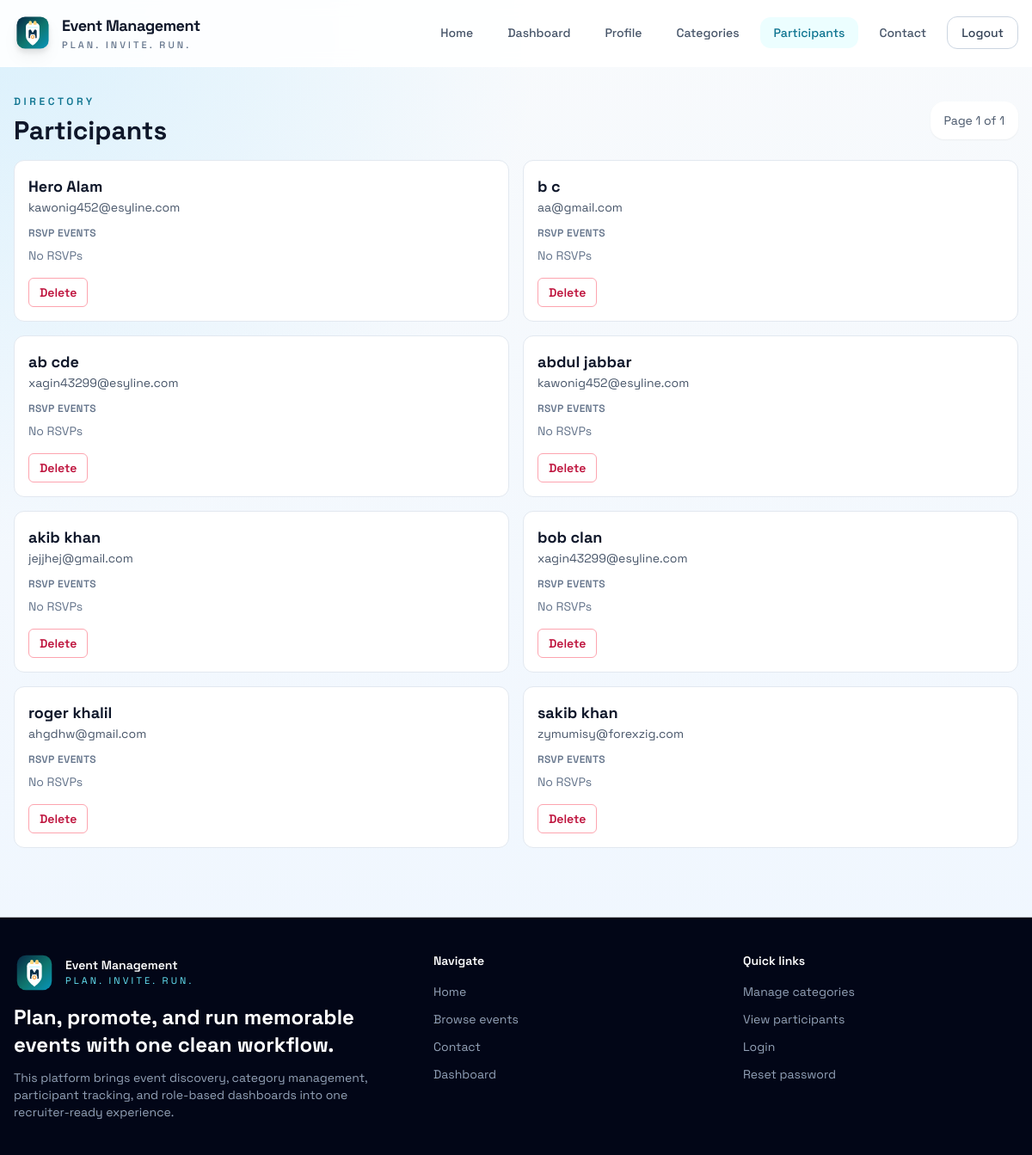
/users/participants/?page=2 (signed in), run on an earlier commit of the app's database.
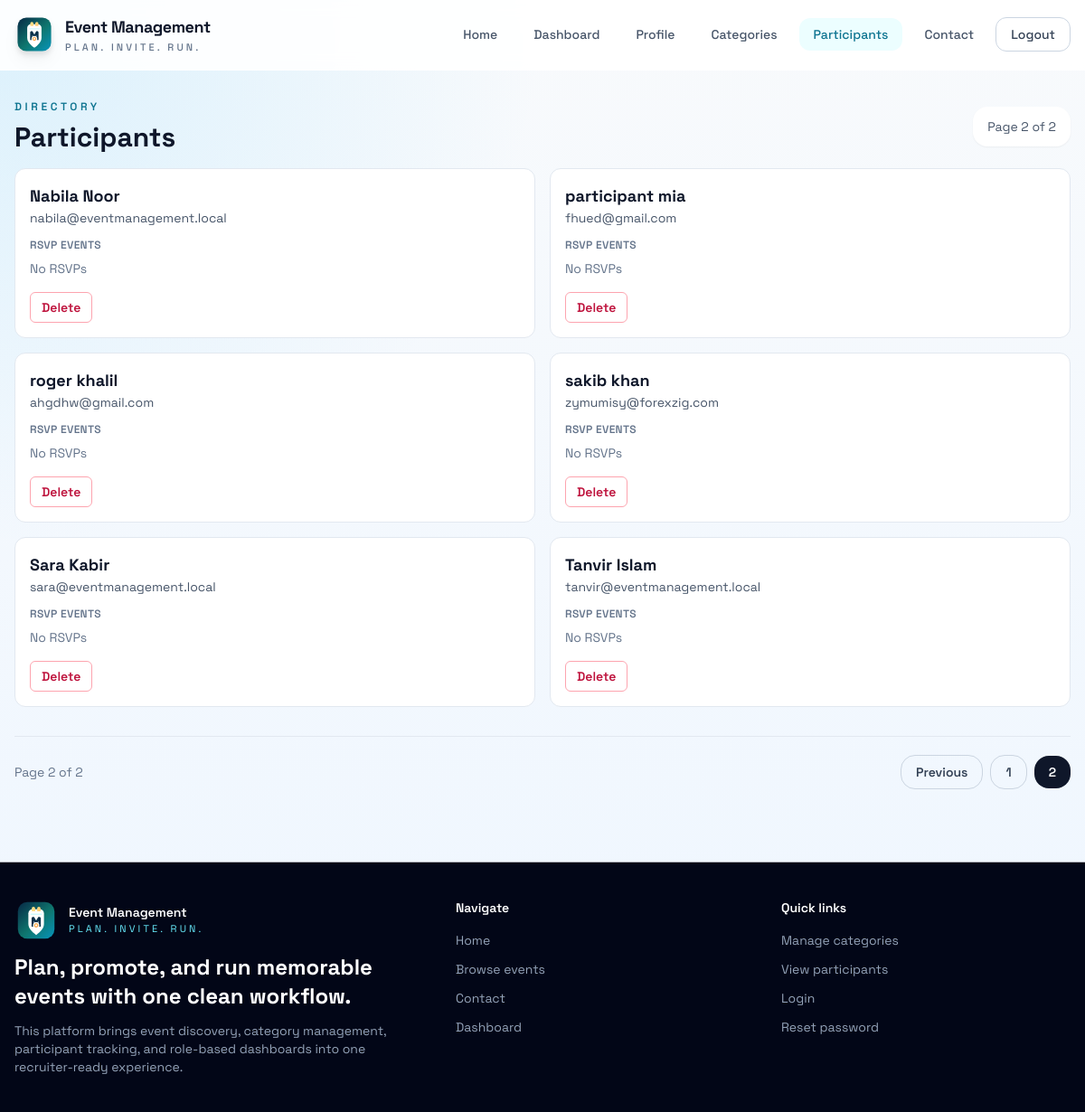
And on a later commit of the database.
### users/models.py (models this page shows, shortened)
class User(AbstractUser):
    profile_picture = models.ImageField(
        upload_to="profiles/",
        default="profiles/default_profile.jpg",
        blank=True,
    )
    phone_number = models.CharField(
        max_length=20,
        validators=[phone_number_validator],
        blank=True,
    )

### users/views.py (the view)
# urls.py: path("participants/", views.participant_list, name="participants"),
@role_required("Admin")
def participant_list(request):
    page_obj = paginate_queryset(
        request,
        User.objects.filter(groups__name="Participant")
        .prefetch_related("rsvp_events")
        .order_by("username")
        .distinct(),
        9,
    )
    return render(
        request,
        "users/participant_list.html",
        with_role_context(
            request,
            {
                "participants": page_obj.object_list,
                "page_obj": page_obj,
            },
        ),
    )

### users/utils.py (called while the page is built)
def user_has_role(user, *roles):
    if not user.is_authenticated:
        return False
    if user.is_superuser:
        return True
    return user.groups.filter(name__in=roles).exists()

def role_required(*roles):
    def decorator(view_func):
        @login_required
        @wraps(view_func)
        def _wrapped_view(request, *args, **kwargs):
            if user_has_role(request.user, *roles):
                return view_func(request, *args, **kwargs)
            raise PermissionDenied("You do not have permission to access this page.")
        return _wrapped_view
    return decorator

def role_flags_for_user(user):
    return {
        "is_admin_user": user_has_role(user, "Admin"),
        "is_organizer_user": user_has_role(user, "Organizer"),
        "is_participant_user": user_has_role(user, "Participant"),
    }

### users/views.py (called while the page is built)
def with_role_context(request, context=None):
    base = role_flags_for_user(request.user)
    if context:
        base.update(context)
    return base

def paginate_queryset(request, queryset, per_page):
    paginator = Paginator(queryset, per_page)
    return paginator.get_page(request.GET.get("page"))

### users/templates/users/participant_list.html (shortened to what this page needs)
{% extends "base.html" %}
{% block content %}
<section class="mb-4 flex items-center justify-between gap-3">
    <div>
        <p class="text-xs font-semibold uppercase tracking-[0.3em] text-cyan-700">Directory</p>
        <h1 class="mt-2 text-3xl font-bold">Participants</h1>
    </div>
    <div class="rounded-2xl bg-white px-4 py-3 text-sm text-slate-600 shadow-sm">
        Page {{ page_obj.number }} of {{ page_obj.paginator.num_pages }}
    </div>
</section>
<section class="grid gap-4 md:grid-cols-2 xl:grid-cols-3">
    {% for participant in participants %}
        <article class="rounded-xl border border-slate-200 bg-white p-4">
            <h2 class="text-lg font-bold">{{ participant.get_full_name|default:participant.username }}</h2>
            <p class="text-sm text-slate-600">{{ participant.email }}</p>
            <p class="mt-3 text-xs font-semibold uppercase tracking-wide text-slate-500">RSVP Events</p>
            <div class="mt-2 flex flex-wrap gap-2">
                {% for event in participant.rsvp_events.all %}
                    <span class="rounded-full bg-slate-100 px-3 py-1 text-xs font-semibold">{{ event.name }}</span>
                {% empty %}
                    <span class="text-sm text-slate-500">No RSVPs</span>
                {% endfor %}
            </div>
            <div class="mt-4 flex gap-2 text-sm">
                <a href="{% url 'users:participant-delete' participant.pk %}" class="rounded-md border border-rose-300 px-3 py-1.5 font-semibold text-rose-700 hover:bg-rose-50">Delete</a>
            </div>
        </article>
    {% empty %}
        <div class="rounded-xl border border-dashed border-slate-300 bg-white p-8 text-center text-slate-600 md:col-span-2 xl:col-span-3">
            No participants found.
        </div>
    {% endfor %}
</section>
{% include "includes/pagination.html" %}
{% endblock %}

What changed in the data, as far as the page shows it:
no longer on this page (row unchanged): User: get_full_name "Hero Alam", email "kawonig452@esyline.com"
no longer on this page (row unchanged): User: get_full_name "b c", email "aa@gmail.com"
no longer on this page (row unchanged): User: get_full_name "ab cde", email "xagin43299@esyline.com"
no longer on this page (row unchanged): User: get_full_name "abdul jabbar", email "kawonig452@esyline.com"
no longer on this page (row unchanged): User: get_full_name "akib khan", email "jejjhej@gmail.com"
no longer on this page (row unchanged): User: get_full_name "bob clan", email "xagin43299@esyline.com"
added User: get_full_name "Nabila Noor", email "nabila@eventmanagement.local"
added User: get_full_name "participant mia", email "fhued@gmail.com"
added User: get_full_name "Sara Kabir", email "sara@eventmanagement.local"
added User: get_full_name "Tanvir Islam", email "tanvir@eventmanagement.local"
Also different on the page:
{{ page_obj.number }}: "1" → "2"
{{ page_obj.paginator.num_pages }}: "1" → "2"
{{ page_obj.number }}: (not shown) → "2"
{{ page_obj.paginator.num_pages }}: (not shown) → "2"
text now shown: "Page of Previous"
new list line: "1"
new list line: "2"
